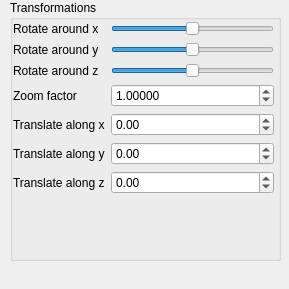
<?xml version="1.0" encoding="UTF-8"?>
<ui version="4.0">
 <class>SideWidget</class>
 <widget class="QWidget" name="SideWidget">
  <property name="geometry">
   <rect>
    <x>0</x>
    <y>0</y>
    <width>289</width>
    <height>289</height>
   </rect>
  </property>
  <property name="sizePolicy">
   <sizepolicy hsizetype="Fixed" vsizetype="Preferred">
    <horstretch>0</horstretch>
    <verstretch>0</verstretch>
   </sizepolicy>
  </property>
  <property name="minimumSize">
   <size>
    <width>269</width>
    <height>0</height>
   </size>
  </property>
  <property name="windowTitle">
   <string>Form</string>
  </property>
  <widget class="QGroupBox" name="groupBox">
   <property name="geometry">
    <rect>
     <x>10</x>
     <y>0</y>
     <width>271</width>
     <height>261</height>
    </rect>
   </property>
   <property name="title">
    <string>Transformations</string>
   </property>
   <widget class="QWidget" name="layoutWidget">
    <property name="geometry">
     <rect>
      <x>3</x>
      <y>21</y>
      <width>261</width>
      <height>230</height>
     </rect>
    </property>
    <layout class="QFormLayout" name="formLayout">
     <item row="0" column="0">
      <widget class="QLabel" name="label">
       <property name="text">
        <string>Rotate around x</string>
       </property>
       <property name="buddy">
        <cstring>rotate_x_slider</cstring>
       </property>
      </widget>
     </item>
     <item row="0" column="1">
      <widget class="QSlider" name="rotate_x_slider">
       <property name="minimum">
        <number>-180</number>
       </property>
       <property name="maximum">
        <number>180</number>
       </property>
       <property name="orientation">
        <enum>Qt::Horizontal</enum>
       </property>
      </widget>
     </item>
     <item row="1" column="0">
      <widget class="QLabel" name="label_2">
       <property name="text">
        <string>Rotate around y</string>
       </property>
       <property name="buddy">
        <cstring>rotate_y_slider</cstring>
       </property>
      </widget>
     </item>
     <item row="1" column="1">
      <widget class="QSlider" name="rotate_y_slider">
       <property name="minimum">
        <number>-180</number>
       </property>
       <property name="maximum">
        <number>180</number>
       </property>
       <property name="orientation">
        <enum>Qt::Horizontal</enum>
       </property>
      </widget>
     </item>
     <item row="2" column="0">
      <widget class="QLabel" name="label_3">
       <property name="text">
        <string>Rotate around z</string>
       </property>
       <property name="buddy">
        <cstring>rotate_z_slider</cstring>
       </property>
      </widget>
     </item>
     <item row="2" column="1">
      <widget class="QSlider" name="rotate_z_slider">
       <property name="minimum">
        <number>-180</number>
       </property>
       <property name="maximum">
        <number>180</number>
       </property>
       <property name="orientation">
        <enum>Qt::Horizontal</enum>
       </property>
      </widget>
     </item>
     <item row="3" column="0">
      <widget class="QLabel" name="label_4">
       <property name="text">
        <string>Zoom factor</string>
       </property>
       <property name="buddy">
        <cstring>zoom_factor_spin_box</cstring>
       </property>
      </widget>
     </item>
     <item row="3" column="1">
      <widget class="QDoubleSpinBox" name="zoom_factor_spin_box">
       <property name="toolTip">
        <string/>
       </property>
       <property name="decimals">
        <number>5</number>
       </property>
       <property name="minimum">
        <double>0.000100000000000</double>
       </property>
       <property name="maximum">
        <double>10000.000000000000000</double>
       </property>
       <property name="singleStep">
        <double>0.100000000000000</double>
       </property>
       <property name="value">
        <double>1.000000000000000</double>
       </property>
      </widget>
     </item>
     <item row="4" column="0">
      <widget class="QLabel" name="label_5">
       <property name="text">
        <string>Translate along x</string>
       </property>
       <property name="buddy">
        <cstring>trans_x_spin_box</cstring>
       </property>
      </widget>
     </item>
     <item row="4" column="1">
      <widget class="QDoubleSpinBox" name="trans_x_spin_box">
       <property name="minimum">
        <double>-100.000000000000000</double>
       </property>
       <property name="maximum">
        <double>100.000000000000000</double>
       </property>
       <property name="singleStep">
        <double>0.100000000000000</double>
       </property>
      </widget>
     </item>
     <item row="5" column="0">
      <widget class="QLabel" name="label_6">
       <property name="text">
        <string>Translate along y</string>
       </property>
       <property name="buddy">
        <cstring>trans_y_spin_box</cstring>
       </property>
      </widget>
     </item>
     <item row="5" column="1">
      <widget class="QDoubleSpinBox" name="trans_y_spin_box">
       <property name="minimum">
        <double>-100.000000000000000</double>
       </property>
       <property name="maximum">
        <double>100.000000000000000</double>
       </property>
       <property name="singleStep">
        <double>0.100000000000000</double>
       </property>
      </widget>
     </item>
     <item row="6" column="0">
      <widget class="QLabel" name="label_7">
       <property name="text">
        <string>Translate along z</string>
       </property>
       <property name="buddy">
        <cstring>trans_z_spin_box</cstring>
       </property>
      </widget>
     </item>
     <item row="6" column="1">
      <widget class="QDoubleSpinBox" name="trans_z_spin_box">
       <property name="minimum">
        <double>-100.000000000000000</double>
       </property>
       <property name="maximum">
        <double>100.000000000000000</double>
       </property>
       <property name="singleStep">
        <double>0.100000000000000</double>
       </property>
      </widget>
     </item>
    </layout>
   </widget>
  </widget>
 </widget>
 <resources/>
 <connections/>
</ui>
